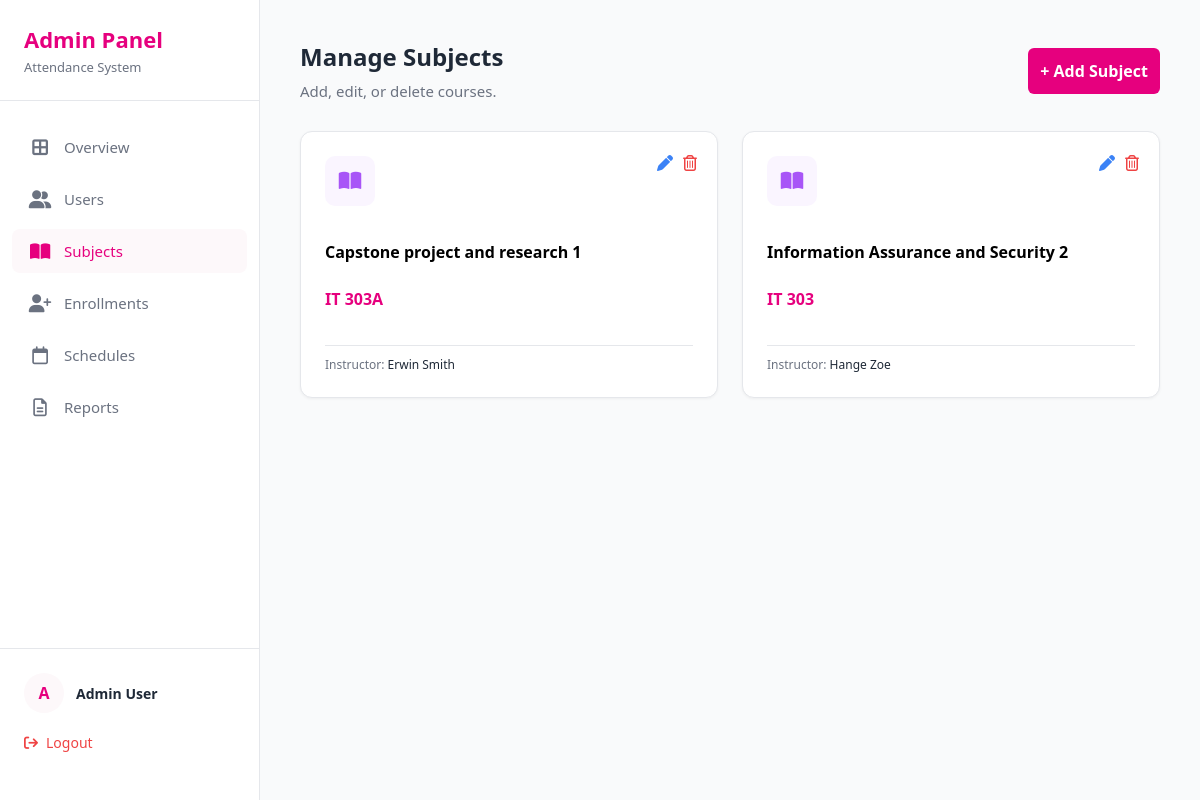
The app's page /admin/subjects.php (signed in) with its own data.
### tables this page shows
CREATE TABLE `subjects` (
  `id` int(11) NOT NULL,
  `code` varchar(20) NOT NULL,
  `name` varchar(255) NOT NULL,
  `instructor_id` int(11) DEFAULT NULL
);

CREATE TABLE `users` (
  `id` int(11) NOT NULL,
  `name` varchar(100) NOT NULL,
  `email` varchar(100) NOT NULL,
  `password` varchar(255) NOT NULL,
  `role` enum('Admin','Instructor','Student') NOT NULL,
  `created_at` timestamp NOT NULL DEFAULT current_timestamp()
);

### admin/subjects.php (the view, shortened to what this page needs)
<?php
require_once '../db.php';
$subjects = [];
try {
    $sql = "SELECT subjects.id, subjects.code, subjects.name, users.name AS instructor_name FROM subjects LEFT JOIN users ON subjects.instructor_id = users.id ORDER BY subjects.name ASC";
    $stmt = $pdo->query($sql);
    $subjects = $stmt->fetchAll(PDO::FETCH_ASSOC);
} catch (PDOException $e) {
    die("database error: " . $e->getMessage());
}
?>
<!DOCTYPE html>
<html lang="en">
<head>
    <link rel="stylesheet" href="../css/style.css">
    <link rel="stylesheet" href="https://cdnjs.cloudflare.com/ajax/libs/font-awesome/6.4.0/css/all.min.css">
</head>
<body>
    <div class="dashboard-layout">
        <aside class="sidebar">
            <div class="sidebar-header">
                <h2>Admin Panel</h2>
                <p>Attendance System</p>
            </div>
            <nav class="sidebar-nav">
                <ul>
                    <li><a href="overview.php"><i class="fa-solid fa-border-all"></i> Overview</a></li>
                    <li><a href="users.php"><i class="fa-solid fa-user-group"></i> Users</a></li>
                    <li><a href="subjects.php" class="active"><i class="fa-solid fa-book-open"></i> Subjects</a></li>
                    <li><a href="enrollments.php"><i class="fa-solid fa-user-plus"></i> Enrollments</a></li>
                    <li><a href="schedules.php"><i class="fa-regular fa-calendar"></i> Schedules</a></li>
                    <li><a href="reports.php"><i class="fa-regular fa-file-lines"></i> Reports</a></li>
                </ul>
            </nav>
            <div class="sidebar-footer">
                <div class="user-profile">
                    <div class="avatar"><?php echo substr($_SESSION['name'], 0, 1); ?></div>
                    <div class="user-info">
                        <span class="user-name"><?php echo htmlspecialchars($_SESSION['name']); ?></span>
                    </div>
                </div>
                <a href="../api/logout.php" class="logout-btn"><i class="fa-solid fa-arrow-right-from-bracket"></i> Logout</a>
            </div>
        </aside>
        <main class="main-content">
            <div class="page-header header-with-action">
                <div>
                    <h1>Manage Subjects</h1>
                    <p>Add, edit, or delete courses.</p>
                </div>
                <a href="add_subject.php" class="btn-primary" style="width: auto; text-decoration: none;">+ Add Subject</a>
            </div>
            <div class="stats-grid">
                <?php foreach($subjects as $subject): ?>
                <div class="stat-card" style="display: flex; flex-direction: column; align-items: flex-start; position: relative;">
                    <div style="position: absolute; top: 20px; right: 20px; display: flex; gap: 10px;">
                        <a href="edit_subject.php?id=<?php echo $subject['id']; ?>" class="edit-btn"><i class="fa-solid fa-pen"></i></a>
                        <a href="delete_subject.php?id=<?php echo $subject['id']; ?>" class="delete-btn" onclick="return confirm('delete this subject?');"><i class="fa-regular fa-trash-can"></i></a>
                    </div>
                    <div class="stat-icon purple-icon" style="margin-bottom: 15px;"><i class="fa-solid fa-book-open"></i></div>
                    <h3 style="font-size: 16px; margin-bottom: 5px;"><?php echo htmlspecialchars($subject['name']); ?></h3>
                    <p style="color: var(--primary-magenta); font-weight: bold; margin-bottom: 15px;"><?php echo htmlspecialchars($subject['code']); ?></p>
                    <div style="width: 100%; border-top: 1px solid var(--border-color); padding-top: 10px; margin-top: auto;">
                        <p style="font-size: 12px; color: var(--text-muted);">Instructor: <span style="color: var(--text-dark); font-weight: 500;"><?php echo $subject['instructor_name'] ? htmlspecialchars($subject['instructor_name']) : 'Unassigned'; ?></span></p>
                    </div>
                </div>
                <?php endforeach; ?>
            </div>
        </main>
    </div>
</body>
</html>

### css/style.css (style rules this page uses)
:root { --primary-magenta: #e6007e; --primary-magenta-hover: #c4006b; --bg-light-pink: #fdf8fa; --text-dark: #1f2937; --text-muted: #6b7280; --border-color: #e5e7eb; --card-bg: #ffffff; }
* { box-sizing: border-box; margin: 0; padding: 0; font-family: 'Segoe UI', Tahoma, Geneva, Verdana, sans-serif; }
.btn-primary { width: 100%; background-color: var(--primary-magenta); color: white; border: none; padding: 12px; border-radius: 6px; font-size: 16px; font-weight: 600; cursor: pointer; display: flex; justify-content: center; align-items: center; gap: 10px; transition: background-color 0.2s; }
.dashboard-layout { display: flex; height: 100vh; background-color: #ffffff; }
.sidebar { width: 260px; background-color: #ffffff; border-right: 1px solid var(--border-color); display: flex; flex-direction: column; padding: 24px 0; }
.sidebar-header { padding: 0 24px 24px 24px; border-bottom: 1px solid var(--border-color); }
.sidebar-header h2 { color: var(--primary-magenta); font-size: 22px; margin-bottom: 4px; }
.sidebar-header p { color: var(--text-muted); font-size: 13px; }
.sidebar-nav { flex-grow: 1; padding: 24px 12px; }
.sidebar-nav ul { list-style: none; }
.sidebar-nav ul li { margin-bottom: 8px; }
.sidebar-nav ul li a { display: flex; align-items: center; padding: 12px 16px; color: var(--text-muted); text-decoration: none; font-size: 15px; font-weight: 500; border-radius: 8px; transition: all 0.2s; gap: 12px; }
.sidebar-nav ul li a i { font-size: 18px; width: 24px; text-align: center; }
.sidebar-nav ul li a.active { background-color: var(--bg-light-pink); color: var(--primary-magenta); }
.sidebar-footer { padding: 24px; border-top: 1px solid var(--border-color); }
.user-profile { display: flex; align-items: center; gap: 12px; margin-bottom: 20px; }
.avatar { width: 40px; height: 40px; background-color: var(--bg-light-pink); color: var(--primary-magenta); border-radius: 50%; display: flex; justify-content: center; align-items: center; font-weight: bold; font-size: 16px; }
.user-info { display: flex; flex-direction: column; }
.user-name { font-size: 14px; font-weight: 600; color: var(--text-dark); }
.logout-btn { display: flex; align-items: center; color: #ef4444; text-decoration: none; font-size: 14px; font-weight: 500; gap: 8px; transition: opacity 0.2s; }
.main-content { flex-grow: 1; padding: 40px; overflow-y: auto; background-color: #f9fafb; }
.page-header { margin-bottom: 30px; }
.page-header h1 { color: var(--text-dark); font-size: 24px; margin-bottom: 8px; }
.page-header p { color: var(--text-muted); font-size: 15px; }
.stats-grid { display: grid; grid-template-columns: repeat(auto-fit, minmax(240px, 1fr)); gap: 24px; }
.stat-card { background: var(--card-bg); padding: 24px; border-radius: 12px; box-shadow: 0 1px 3px rgba(0,0,0,0.05); border: 1px solid var(--border-color); display: flex; align-items: center; gap: 20px; }
.stat-icon { width: 50px; height: 50px; border-radius: 10px; display: flex; justify-content: center; align-items: center; font-size: 20px; }
.purple-icon { background: #faf5ff; color: #a855f7; }
.header-with-action { display: flex; justify-content: space-between; align-items: center; }
.edit-btn { color: #3b82f6; }
.delete-btn { color: #ef4444; }

### records on screen
subjects: name "Capstone project and research 1", code "IT 303A", instructor.name "Erwin Smith"
subjects: name "Information Assurance and Security 2", code "IT 303", instructor.name "Hange Zoe"

### other values on screen
substr($_SESSION['name'], 0, 1) "A"
$_SESSION['name'] "Admin User"
